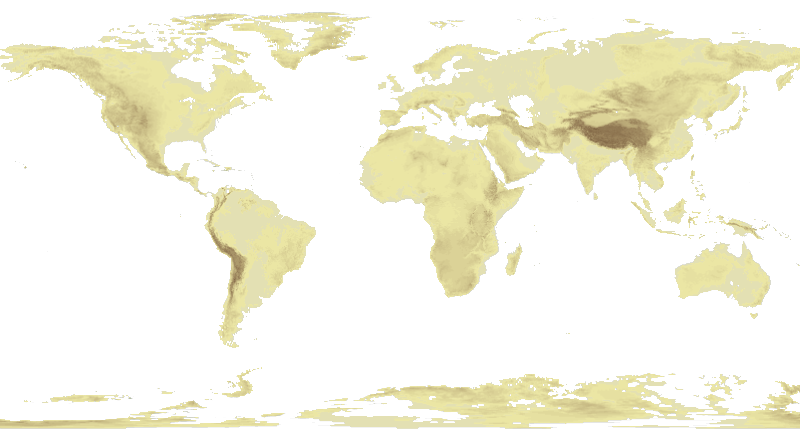
#> input picture etopo_land.png, 800 x 429 px
$ python elevation_reader.py
#> lines starting #> are read from the running program, lines starting #| are printed output that depends on the picture
"""
Elevation Data Reader

Reads elevation data from etopo_land.png image where:
- White pixels = ocean (water)
- Yellow tones = land elevation (darker = higher, lighter = lower)
- Elevation range: 0m (lowest land) to 8000m (highest peak)
"""

import numpy as np
from PIL import Image
import os


class ElevationReader:
    """Read and query elevation data from image."""

    def __init__(self, image_path: str):
        """
        Initialize elevation reader.
        Pre-processes entire image to find min/max Luma values for fast queries.

        Args:
            image_path: Path to etopo_land.png image
        """
#> called with image_path = 'etopo_land.png'
        if not os.path.exists(image_path):
            raise FileNotFoundError(f"Image not found: {image_path}")

        print(f"Loading elevation data from {image_path}...")
        self.image = Image.open(image_path)
#> self.image is the input picture: PIL image 800x429 RGBA; mean R, G, B, A 246, 244.2, 227.7, 255
        self.width, self.height = self.image.size
#> self.width = 800; self.height = 429

        # Convert to numpy array for faster processing
        self.data = np.array(self.image)

        print(f"Image loaded: {self.width}x{self.height} pixels")
#| Image loaded: 800x429 pixels
        print(f"Image mode: {self.image.mode}")
#| Image mode: RGBA

        # Detect if image is RGB or grayscale
        if len(self.data.shape) == 3:
            self.is_rgb = True
        else:
            self.is_rgb = False

        # Pre-process entire image to find min/max Luma values
        print("Pre-processing image to find elevation range...")
        self._preprocess_image()

    def _calculate_luma(self, pixel):
        """
        Calculate Luma (perceived brightness) from pixel.
        Uses standard formula: Y = 0.299*R + 0.587*G + 0.114*B

        Args:
            pixel: RGB tuple or grayscale value

        Returns:
            float: Luma value (0-255)
        """
        if self.is_rgb:
            r, g, b = float(pixel[0]), float(pixel[1]), float(pixel[2])
            return 0.299 * r + 0.587 * g + 0.114 * b
        else:
            return float(pixel)

    def _preprocess_image(self):
        """
        Pre-process entire image to find min/max Luma values for land pixels.
        This allows fast linear interpolation for queries.
        """
        luma_values = []

        # Scan entire image
        for y in range(self.height):
            for x in range(self.width):
                pixel = self.data[y, x]

                # Skip water pixels (white or near-white)
                if self._is_water_pixel(pixel):
                    continue

                # Calculate and store Luma for land pixels
                luma = self._calculate_luma(pixel)
                luma_values.append(luma)

        if not luma_values:
            raise ValueError("No land pixels found in image!")

        # Find min and max Luma values
        self.min_luma = np.min(luma_values)
        self.max_luma = np.max(luma_values)

        print(f"Luma range found: {self.min_luma:.2f} (highest) to {self.max_luma:.2f} (lowest)")
#| Luma range found: 107.42 (highest) to 240.89 (lowest)
        print(f"Total land pixels analyzed: {len(luma_values)}")
#| Total land pixels analyzed: 102702
        print(f"Pre-processing complete!")

    def _is_water_pixel(self, pixel):
        """
        Determine if a pixel represents water (ocean).
        White or very light pixels are considered water.

        Args:
            pixel: RGB tuple or grayscale value

        Returns:
            bool: True if pixel is water
        """
        if self.is_rgb:
            r, g, b = pixel[0], pixel[1], pixel[2]
            # White is (255, 255, 255), also consider very light colors as water
            # Water should be white or near-white
            return (r > 240 and g > 240 and b > 240)
        else:
            # Grayscale: white is 255
            return pixel > 240

    def _pixel_to_elevation(self, pixel):
        """
        Convert pixel color to elevation in meters using linear interpolation.
        Uses pre-calculated min/max Luma values for fast conversion.

        Args:
            pixel: RGB tuple or grayscale value

        Returns:
            float: Elevation in meters (0 to 8000), or None if water
        """
        if self._is_water_pixel(pixel):
            return None

        # Calculate Luma for this pixel
        luma = self._calculate_luma(pixel)

        # Linear interpolation:
        # min_luma (darkest) -> 8000m (highest)
        # max_luma (lightest) -> 0m (lowest)
        # Note: darker pixels have LOWER luma values

        if self.max_luma == self.min_luma:
            # Edge case: all land pixels have same brightness
            return 4000.0  # Return middle value

        # Normalize luma to 0-1 range (inverted: dark=1, light=0)
        normalized = (self.max_luma - luma) / (self.max_luma - self.min_luma)

        # Scale to 0-8000m
        elevation = normalized * 8000.0

        return elevation

    def get_region_info(self, x1, y1, x2, y2):
        """
        Get elevation statistics for a rectangular region.

        Args:
            x1, y1: Top-left corner (pixel coordinates)
            x2, y2: Bottom-right corner (pixel coordinates)

        Returns:
            dict: {
                'is_water': bool,  # True if region is mostly water
                'water_percentage': float,  # Percentage of water pixels
                'mean_elevation': float or None,  # Mean elevation in meters (None if all water)
                'min_elevation': float or None,
                'max_elevation': float or None,
                'land_pixels': int,  # Number of land pixels
                'water_pixels': int  # Number of water pixels
            }
        """
#> called with x1 = 100, y1 = 100, x2 = 200, y2 = 200
        # Ensure coordinates are within image bounds
        x1 = max(0, min(x1, self.width - 1))
        x2 = max(0, min(x2, self.width - 1))
        y1 = max(0, min(y1, self.height - 1))
        y2 = max(0, min(y2, self.height - 1))

        # Ensure x1 < x2 and y1 < y2
        if x1 > x2:
            x1, x2 = x2, x1
        if y1 > y2:
            y1, y2 = y2, y1

        # Extract region
        region = self.data[y1:y2+1, x1:x2+1]
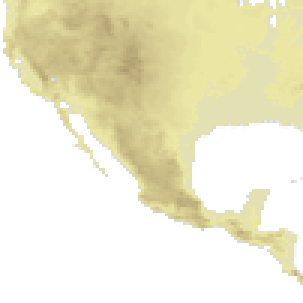
#> region: shape (101, 101, 4) (shown 3 times larger); mean R, G, B, A 237.7, 234, 206.3, 255

        elevations = []
        water_count = 0
        land_count = 0

        # Process each pixel in region
        for row in region:
            for pixel in row:
                if self._is_water_pixel(pixel):
                    water_count += 1
                else:
                    elevation = self._pixel_to_elevation(pixel)
                    if elevation is not None:
                        elevations.append(elevation)
                        land_count += 1
#> this loop made 101 passes

        total_pixels = water_count + land_count
        water_percentage = (water_count / total_pixels * 100) if total_pixels > 0 else 0

        # Region is considered water if > 50% is water
        is_water = water_percentage > 50.0

        result = {
            'is_water': is_water,
            'water_percentage': water_percentage,
            'land_pixels': land_count,
            'water_pixels': water_count,
            'mean_elevation': None,
            'min_elevation': None,
            'max_elevation': None
        }

        if elevations:
            result['mean_elevation'] = np.mean(elevations)
            result['min_elevation'] = np.min(elevations)
            result['max_elevation'] = np.max(elevations)

        return result

    def get_elevation_at_point(self, lat, lon):
        """
        Get elevation at a specific lat/lon point.
        Fast query using pre-calculated min/max Luma values.

        Args:
            lat: Latitude in degrees (-90 to +90)
            lon: Longitude in degrees (-180 to +180)

        Returns:
            float or None: Elevation in meters (0-8000), or None if water
        """
        # Convert lat/lon to pixel coordinates
        def lat_to_y(lat):
            normalized = (90.0 - lat) / 180.0
            return int(np.clip(normalized * (self.height - 1), 0, self.height - 1))

        def lon_to_x(lon):
            normalized = (lon + 180.0) / 360.0
            return int(np.clip(normalized * (self.width - 1), 0, self.width - 1))

        x = lon_to_x(lon)
        y = lat_to_y(lat)

        pixel = self.data[y, x]
        return self._pixel_to_elevation(pixel)

    def get_lat_lon_region_info(self, lat1, lon1, lat2, lon2):
        """
        Get elevation statistics for a region specified by latitude/longitude.

        Assumes image covers full globe:
        - Latitude: -90 (bottom) to +90 (top)
        - Longitude: -180 (left) to +180 (right)

        Args:
            lat1, lon1: First corner (degrees)
            lat2, lon2: Second corner (degrees)

        Returns:
            dict: Same as get_region_info()
        """
        # Convert lat/lon to pixel coordinates
        # Latitude: -90 to +90 maps to height-1 to 0 (inverted)
        # Longitude: -180 to +180 maps to 0 to width-1

        def lat_to_y(lat):
            # Normalize lat from [-90, 90] to [0, 1]
            normalized = (90.0 - lat) / 180.0
            return int(normalized * (self.height - 1))

        def lon_to_x(lon):
            # Normalize lon from [-180, 180] to [0, 1]
            normalized = (lon + 180.0) / 360.0
            return int(normalized * (self.width - 1))

        x1 = lon_to_x(lon1)
        y1 = lat_to_y(lat1)
        x2 = lon_to_x(lon2)
        y2 = lat_to_y(lat2)

        return self.get_region_info(x1, y1, x2, y2)

    def print_region_info(self, info):
        """Pretty print region information."""
        print("\n" + "="*50)
        print("Region Analysis:")
        print("="*50)

        if info['is_water']:
            print("Type: WATER (Ocean)")
        else:
            print("Type: LAND")

        print(f"Water coverage: {info['water_percentage']:.1f}%")
#| Water coverage: 50.5%
        print(f"Land pixels: {info['land_pixels']}")
#| Land pixels: 5050
        print(f"Water pixels: {info['water_pixels']}")
#| Water pixels: 5151

        if info['mean_elevation'] is not None:
            print(f"\nElevation Statistics:")
            print(f"  Mean: {info['mean_elevation']:.1f} m")
#|   Mean: 1943.2 m
            print(f"  Min:  {info['min_elevation']:.1f} m")
#|   Min:  0.0 m
            print(f"  Max:  {info['max_elevation']:.1f} m")
#|   Max:  5182.0 m
        else:
            print("\nNo elevation data (all water)")

        print("="*50)


def main():
    """Example usage."""
    # Path to elevation image
    image_path = "etopo_land.png"

    try:
        reader = ElevationReader(image_path)

        print("\n" + "="*50)
        print("Elevation Data Reader - Examples")
        print("="*50)

        # Example 1: Query a pixel region (x, y coordinates)
        print("\n1. Example: Small region (pixel coordinates)")
        info = reader.get_region_info(100, 100, 200, 200)
        reader.print_region_info(info)

        # Example 2: Query by latitude/longitude
        print("\n2. Example: Himalayas region (lat/lon)")
        # Himalayas: roughly 27-30°N, 85-90°E
        info = reader.get_lat_lon_region_info(27, 85, 30, 90)
#> the loop in get_region_info (call 2), `for row in region:` made 8 passes
        reader.print_region_info(info)
#| Water coverage: 0.0%
#| Land pixels: 96
#| Water pixels: 0
#|   Mean: 1957.2 m
#|   Min:  954.0 m
#|   Max:  6328.1 m

        # Example 3: Pacific Ocean
        print("\n3. Example: Pacific Ocean (lat/lon)")
        info = reader.get_lat_lon_region_info(-10, -150, 10, -130)
#> in get_region_info (call 3), `region = self.data[y1:y2+1, x1:x2+1]`: region: shape (48, 45, 4); every value is 255
        reader.print_region_info(info)
#| Water coverage: 100.0%
#| Land pixels: 0
#| Water pixels: 2160

        # Example 4: Amazon region
        print("\n4. Example: Amazon region (lat/lon)")
        info = reader.get_lat_lon_region_info(-5, -70, 0, -60)
        reader.print_region_info(info)
#| Water coverage: 0.0%
#| Land pixels: 276
#| Water pixels: 0
#|   Mean: 1253.1 m
#|   Min:  1013.9 m
#|   Max:  1265.9 m

        print("\n" + "="*50)
        print("Usage in your code:")
        print("="*50)
        print("reader = ElevationReader('etopo_land.png')")
        print("info = reader.get_lat_lon_region_info(lat1, lon1, lat2, lon2)")
        print("if info['is_water']:")
        print("    print('This is ocean')")
        print("else:")
        print("    print(f'Mean elevation: {info[\"mean_elevation\"]:.1f} m')")
        print("="*50)

    except FileNotFoundError as e:
        print(f"\nError: {e}")
        print("Please ensure 'etopo_land.png' is in the current directory.")
    except Exception as e:
        print(f"\nError: {e}")


if __name__ == "__main__":
    main()
